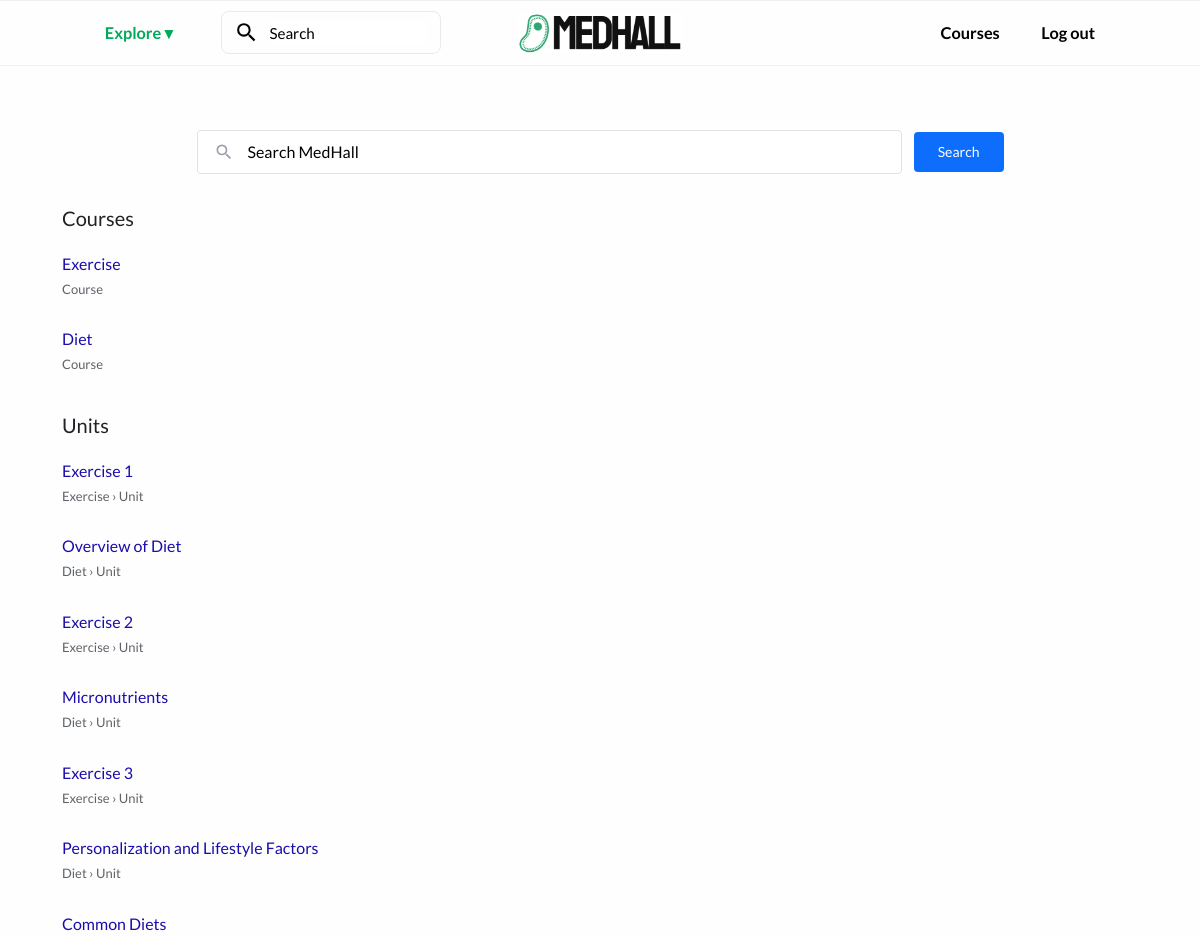
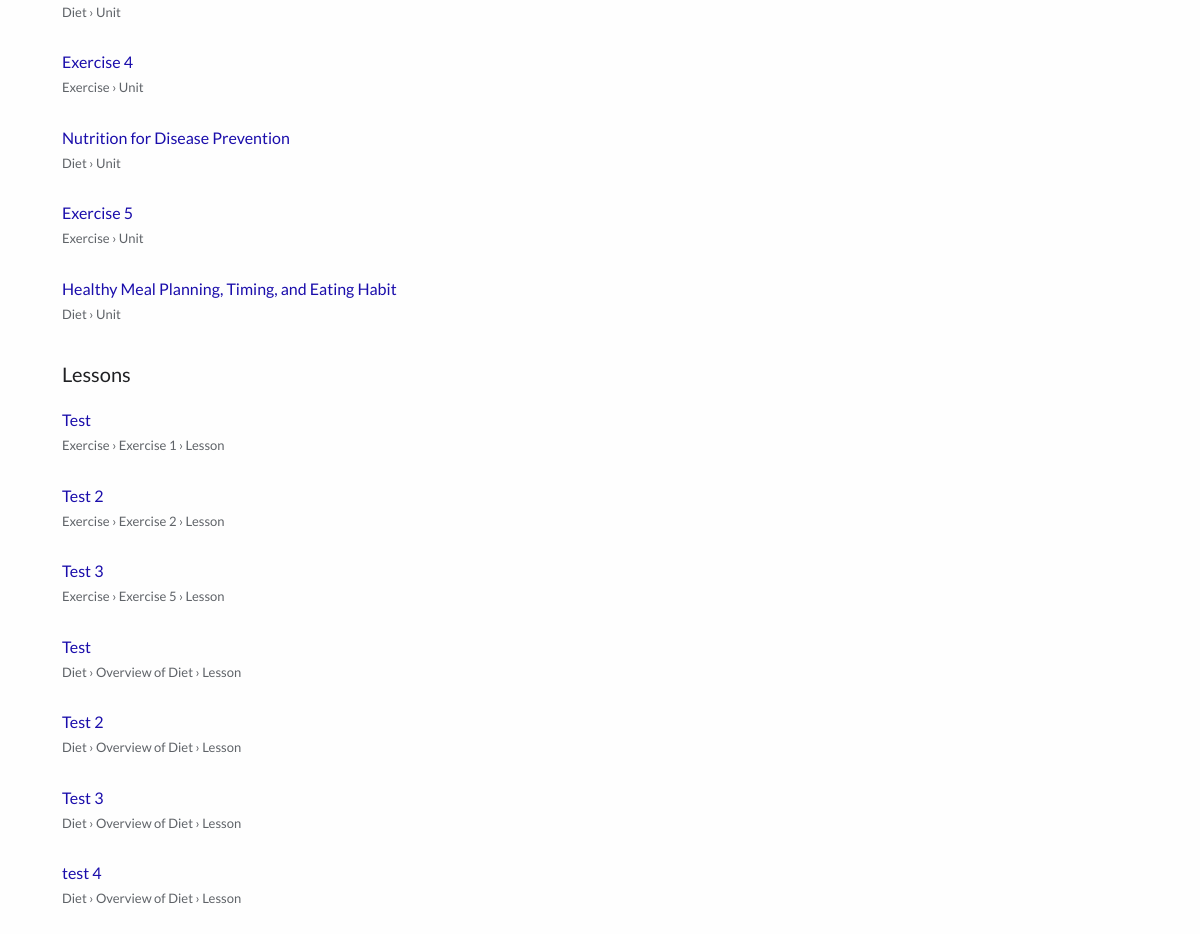
Page /search/results/ (signed in) on the committed database (2 pictures, top to bottom).
### courses/models.py (models this page shows, shortened)
class Course(models.Model):
    title = models.CharField(max_length=200)
    description = CKEditor5Field('Description', config_name='default')
    teacher = models.ForeignKey(User, on_delete=models.CASCADE, related_name="courses")

class Unit(models.Model):
    course = models.ForeignKey(Course, on_delete=models.CASCADE, related_name="units")
    title = models.CharField(max_length=200)
    order = models.PositiveIntegerField(default=0)
    class Meta:
        ordering = ['order']

class Lesson(models.Model):
    course = models.ForeignKey(Course, on_delete=models.CASCADE, related_name="lessons")
    title = models.CharField(max_length=200)
    content = CKEditor5Field('Content', config_name='default')
    video_url = models.URLField(blank=True, null=True)
    order = models.PositiveIntegerField(default=0)
    unit = models.ForeignKey(Unit, on_delete=models.CASCADE, related_name="lessons")
    class Meta:
        ordering = ['order']

### KhanAcademyClone/views.py (the view)
# urls.py: path('search/results/', views.search_results, name='search_results'),
def search_results(request):
    print("search_results called")
    query = request.GET.get('q', '')
    courses = Course.objects.filter(Q(title__icontains=query) | Q(description__icontains=query))
    units = Unit.objects.filter(title__icontains=query)
    lessons = Lesson.objects.filter(title__icontains=query)
    return render(request, 'search_results.html', {
        'query': query,
        'courses': courses,
        'units': units,
        'lessons': lessons
    })

### courses/context_processors.py (called while the page is built)
def courses_processor(request):
    courses_all = Course.objects.all()
    print(f"Context processor found {len(courses_all)} courses")  # Debug print
    return {
        'courses_all': courses_all
    }

### courses/templates/search_results.html (shortened to what this page needs)
{% extends "base.html" %}
{% block content %}
<div class="search-page">
    <div class="search-wrapper">
        <div class="search-container">
            <svg class="search-icon" viewBox="0 0 24 24">
                <path d="M15.5 14h-.79l-.28-.27A6.471 6.471 0 0 0 16 9.5 6.5 6.5 0 1 0 9.5 16a6.471 6.471 0 0 0 4.23-1.57l.27.28v.79l5 4.99L20.49 19l-4.99-5zm-6 0C7.01 14 5 11.99 5 9.5S7.01 5 9.5 5 14 7.01 14 9.5 11.99 14 9.5 14z"/>
            </svg>
            <input type="text" id="search-results-box" class="search-input" placeholder="Search MedHall" value="{{ query }}">
        </div>
        <button id="search-results-button" class="search-button">Search</button>
    </div>
    {% if courses %}
    <div class="results-section">
        <h3 class="results-title">Courses</h3>
        {% for course in courses %}
        <a href="{% url 'course_detail' course.id %}" class="search-result">
            <div class="result-title">{{ course.title }}</div>
            <div class="result-path">Course</div>
        </a>
        {% endfor %}
    </div>
    {% endif %}
    {% if units %}
    <div class="results-section">
        <h3 class="results-title">Units</h3>
        {% for unit in units %}
        <a href="{% url 'course_detail' unit.course.id %}#unit{{ unit.id }}" class="search-result">
            <div class="result-title">{{ unit.title }}</div>
            <div class="result-path">{{ unit.course.title }} › Unit</div>
        </a>
        {% endfor %}
    </div>
    {% endif %}
    {% if lessons %}
    <div class="results-section">
        <h3 class="results-title">Lessons</h3>
        {% for lesson in lessons %}
        <a href="{% url 'lesson_detail' lesson.unit.course.id lesson.unit.id lesson.id %}" class="search-result">
            <div class="result-title">{{ lesson.title }}</div>
            <div class="result-path">{{ lesson.unit.course.title }} › {{ lesson.unit.title }} › Lesson</div>
        </a>
        {% endfor %}
    </div>
    {% endif %}
</div>
{% endblock %}

### courses/templates/base.html (style rules this page uses)
:root { --primary-green: #02a95c; --primary-gray: #608a89; --light-blue: #e8f2f4; --white: #fefefe; --dark-gray: #000000; --bar-gray: #cccccc; }
body { background-color: var(--white); font-family: 'Lato', sans-serif; }
.search-container { display: flex; align-items: center; padding: 0.5rem 0.8rem; border: 1.5px solid #eaeaea; border-radius: 8px; width: 220px; background-color: var(--white); font-family: 'Lato', sans-serif; position: relative; transition: all 0.2s ease; }
.search-icon { width: 25px; height: 25px; fill: var(--dark-gray); margin-right: 8px; flex-shrink: 0; }
.search-container input { border: none; outline: none; width: 100%; font-family: 'Lato', sans-serif; font-size: 0.95rem; color: var(--dark-gray); }
.search-container input::placeholder { font-family: 'Lato', sans-serif; font-weight: 400; color: var(--dark-gray); }

### courses/templates/search_results.html (style rules this page uses)
.search-page { max-width: 1200px; margin: 0 auto; padding: 40px 20px; }
.search-page .search-wrapper { margin-bottom: 40px; display: flex; justify-content: center; align-items: center; gap: 12px; width: 75%; margin: 0 auto; }
.search-page .search-container { display: flex; align-items: center; background: white; border: 1px solid #dfe1e5; border-radius: 4px; padding: 8px 16px; width: 100%; transition: all 0.2s ease; }
.search-page .search-icon { width: 20px; height: 20px; fill: #9aa0a6; margin-right: 12px; }
.search-page .search-input { border: none; outline: none; width: 100%; font-size: 16px; color: #202124; background: transparent; }
.search-page .search-button { padding: 8px 24px; background: #0d6efd; color: white; border: none; border-radius: 4px; font-size: 14px; cursor: pointer; transition: background 0.2s; white-space: nowrap; height: 40px; }
.results-section { margin-top: 32px; }
.results-title { font-size: 20px; color: #202124; margin-bottom: 16px; font-weight: 500; }
.search-result { padding: 6px 0px; border-radius: 8px; margin-bottom: 16px; transition: all 0.2s; text-decoration: none; display: block; }
.result-title { color: #1a0dab; font-size: 16px; margin-bottom: 4px; font-weight: 500; }
.result-path { color: #5f6368; font-size: 13px; }

### rows in the picture
Course: title "Exercise"
Course: title "Diet"
Unit: title "Exercise 1", course "Exercise"
Unit: title "Overview of Diet", course "Diet"
Unit: title "Exercise 2", course "Exercise"
Unit: title "Micronutrients", course "Diet"
Unit: title "Exercise 3", course "Exercise"
Unit: title "Personalization and Lifestyle Factors", course "Diet"
Unit: title "Common Diets", course "Diet"
Unit: title "Exercise 4", course "Exercise"
Unit: title "Nutrition for Disease Prevention", course "Diet"
Unit: title "Exercise 5", course "Exercise"
Unit: title "Healthy Meal Planning, Timing, and Eating Habit", course "Diet"
Lesson: title "Test", unit.course "Exercise", unit "Exercise 1"
Lesson: title "Test 2", unit.course "Exercise", unit "Exercise 2"
Lesson: title "Test 3", unit.course "Exercise", unit "Exercise 5"
Lesson: title "Test", unit.course "Diet", unit "Overview of Diet"
Lesson: title "Test 2", unit.course "Diet", unit "Overview of Diet"
Lesson: title "Test 3", unit.course "Diet", unit "Overview of Diet"
Lesson: title "test 4", unit.course "Diet", unit "Overview of Diet"
